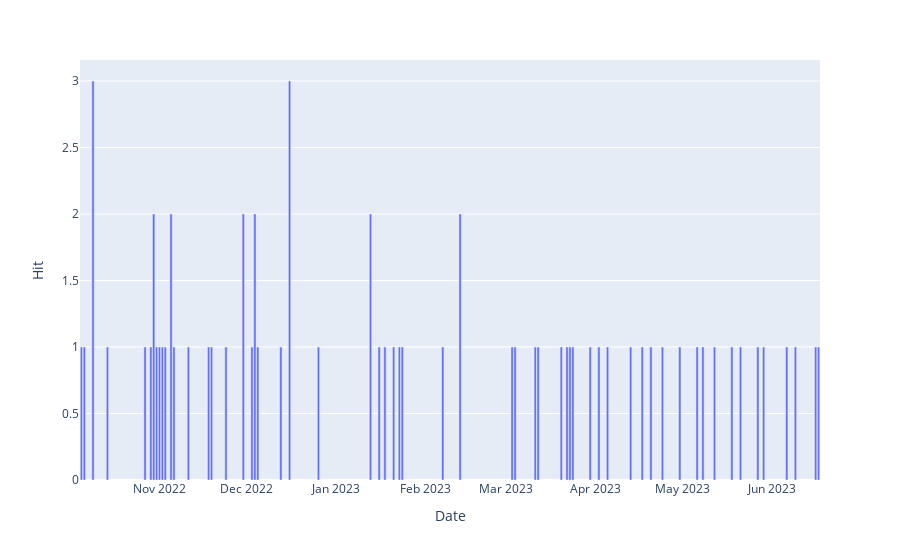

Notebook code cell kept with this figure:
### Markdown cell above
## 2. Result

### Code cell
fig = px.bar(Spiral_hits, x='Date', y='Hit')
fig.show()

### Figure 1 — Plotly figure (JSON) as saved in the notebook; plotly's stock layout.template omitted (floating-point values rounded to 4 significant figures)
{"data": [{"alignmentgroup": "True", "hovertemplate": "Date=%{x}<br>Hit=%{y}<extra></extra>", "legendgroup": "", "marker": {"color": "#636efa", "pattern": {"shape": ""}}, "name": "", "offsetgroup": "", "orientation": "v", "showlegend": false, "textposition": "auto", "type": "bar", "x": ["2022-10-05T00:00:00", "2022-10-06T00:00:00", "2022-10-09T00:00:00", "2022-10-14T00:00:00", "2022-10-27T00:00:00", "2022-10-29T00:00:00", "2022-10-30T00:00:00", "2022-10-31T00:00:00", "2022-11-01T00:00:00", "2022-11-02T00:00:00", "2022-11-03T00:00:00", "2022-11-05T00:00:00", "2022-11-06T00:00:00", "2022-11-11T00:00:00", "2022-11-18T00:00:00", "2022-11-19T00:00:00", "2022-11-24T00:00:00", "2022-11-30T00:00:00", "2022-12-03T00:00:00", "2022-12-04T00:00:00", "2022-12-05T00:00:00", "2022-12-13T00:00:00", "2022-12-16T00:00:00", "2022-12-26T00:00:00", "2023-01-13T00:00:00", "2023-01-16T00:00:00", "2023-01-18T00:00:00", "2023-01-21T00:00:00", "2023-01-23T00:00:00", "2023-01-24T00:00:00", "2023-02-07T00:00:00", "2023-02-13T00:00:00", "2023-03-03T00:00:00", "2023-03-04T00:00:00", "2023-03-11T00:00:00", "2023-03-12T00:00:00", "2023-03-20T00:00:00", "2023-03-22T00:00:00", "2023-03-23T00:00:00", "2023-03-24T00:00:00", "2023-03-30T00:00:00", "2023-04-02T00:00:00", "2023-04-05T00:00:00", "2023-04-13T00:00:00", "2023-04-17T00:00:00", "2023-04-20T00:00:00", "2023-04-24T00:00:00", "2023-04-30T00:00:00", "2023-05-06T00:00:00", "2023-05-08T00:00:00", "2023-05-12T00:00:00", "2023-05-18T00:00:00", "2023-05-21T00:00:00", "2023-05-27T00:00:00", "2023-05-29T00:00:00", "2023-06-06T00:00:00", "2023-06-09T00:00:00", "2023-06-16T00:00:00", "2023-06-17T00:00:00"], "xaxis": "x", "y": [1, 1, 3, 1, 1, 1, 2, 1, 1, 1, 1, 2, 1, 1, 1, 1, 1, 2, 1, 2, 1, 1, 3, 1, 2, 1, 1, 1, 1, 1, 1, 2, 1, 1, 1, 1, 1, 1, 1, 1, 1, 1, 1, 1, 1, 1, 1, 1, 1, 1, 1, 1, 1, 1, 1, 1, 1, 1, 1], "yaxis": "y"}], "layout": {"barmode": "relative", "legend": {"tracegroupgap": 0}, "margin": {"t": 60}, "xaxis": {"anchor": "y", "domain": [0, 1], "title": {"text": "Date"}}, "yaxis": {"anchor": "x", "domain": [0, 1], "title": {"text": "Hit"}}}}
